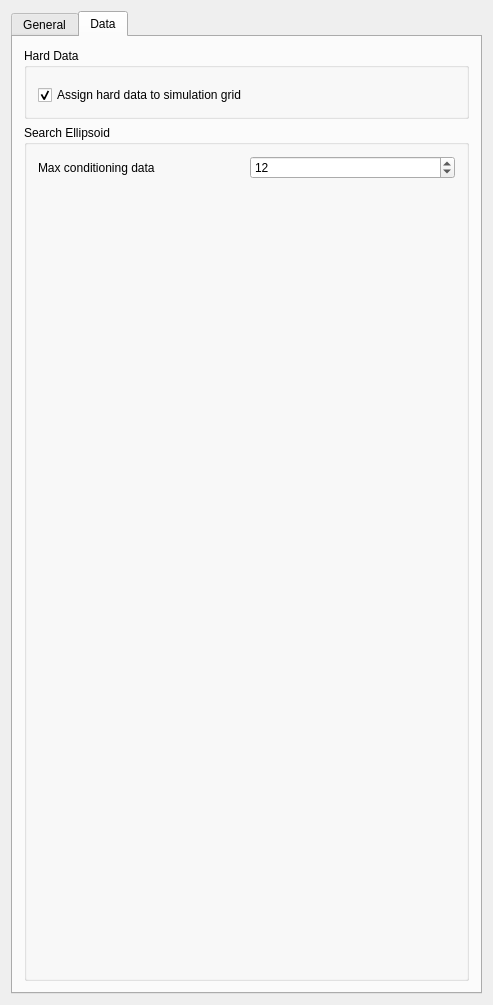
<?xml version="1.0" encoding="UTF-8"?>
<ui version="4.0">
 <class>kernelsim</class>
 <widget class="QWidget" name="kernelsim">
  <property name="geometry">
   <rect>
    <x>0</x>
    <y>0</y>
    <width>493</width>
    <height>1005</height>
   </rect>
  </property>
  <property name="windowTitle">
   <string>category=Simulation description=High order kernel simulation</string>
  </property>
  <property name="whatsThis">
   <string/>
  </property>
  <property name="AlgorithmCategory" stdset="0">
   <string>Simulation</string>
  </property>
  <property name="AlgorithmDescription" stdset="0">
   <string>High Order Simulation</string>
  </property>
  <layout class="QVBoxLayout" name="verticalLayout_6">
   <item>
    <widget class="QTabWidget" name="kernelsim">
     <property name="sizePolicy">
      <sizepolicy hsizetype="Preferred" vsizetype="Preferred">
       <horstretch>0</horstretch>
       <verstretch>0</verstretch>
      </sizepolicy>
     </property>
     <property name="currentIndex">
      <number>1</number>
     </property>
     <widget class="QWidget" name="tab">
      <attribute name="title">
       <string>General</string>
      </attribute>
      <layout class="QGridLayout" name="gridLayout_5">
       <property name="margin">
        <number>0</number>
       </property>
       <item row="0" column="0">
        <widget class="QGroupBox" name="SimulationGrid">
         <property name="maximumSize">
          <size>
           <width>32767</width>
           <height>32767</height>
          </size>
         </property>
         <property name="title">
          <string>Simulation Grid</string>
         </property>
         <layout class="QVBoxLayout">
          <property name="spacing">
           <number>6</number>
          </property>
          <property name="margin">
           <number>11</number>
          </property>
          <item>
           <widget class="QLabel" name="TextLabel1">
            <property name="text">
             <string>Simulation Grid Name</string>
            </property>
            <property name="wordWrap">
             <bool>false</bool>
            </property>
           </widget>
          </item>
          <item>
           <widget class="GridSelector" name="Grid_Name" native="true">
            <property name="toolTip">
             <string>grid on which to perform the simulation</string>
            </property>
           </widget>
          </item>
          <item>
           <widget class="QLabel" name="TextLabel2">
            <property name="text">
             <string>Property Name Prefix</string>
            </property>
            <property name="wordWrap">
             <bool>false</bool>
            </property>
           </widget>
          </item>
          <item>
           <widget class="QLineEdit" name="Property_Name">
            <property name="maximumSize">
             <size>
              <width>32767</width>
              <height>32767</height>
             </size>
            </property>
           </widget>
          </item>
         </layout>
        </widget>
       </item>
       <item row="1" column="0" colspan="2">
        <layout class="QHBoxLayout">
         <property name="spacing">
          <number>6</number>
         </property>
         <property name="margin">
          <number>0</number>
         </property>
         <item>
          <widget class="QLabel" name="TextLabel2_2_2_2">
           <property name="text">
            <string>Nb of realizations</string>
           </property>
           <property name="wordWrap">
            <bool>false</bool>
           </property>
          </widget>
         </item>
         <item>
          <widget class="QSpinBox" name="Nb_Realizations">
           <property name="minimum">
            <number>1</number>
           </property>
           <property name="maximum">
            <number>10000</number>
           </property>
          </widget>
         </item>
        </layout>
       </item>
       <item row="2" column="0">
        <layout class="QHBoxLayout">
         <property name="spacing">
          <number>6</number>
         </property>
         <property name="margin">
          <number>0</number>
         </property>
         <item>
          <widget class="QLabel" name="TextLabel2_2_2_2_2">
           <property name="text">
            <string>Seed</string>
           </property>
           <property name="wordWrap">
            <bool>false</bool>
           </property>
          </widget>
         </item>
         <item>
          <widget class="QSpinBox" name="Seed">
           <property name="maximum">
            <number>99999999</number>
           </property>
           <property name="value">
            <number>14071789</number>
           </property>
          </widget>
         </item>
        </layout>
       </item>
       <item row="3" column="0" colspan="2">
        <widget class="Q3GroupBox" name="SimulationGrid_2">
         <property name="maximumSize">
          <size>
           <width>32767</width>
           <height>160</height>
          </size>
         </property>
         <property name="title">
          <string>Training Image</string>
         </property>
         <layout class="QVBoxLayout" name="_2">
          <property name="spacing">
           <number>6</number>
          </property>
          <property name="margin">
           <number>11</number>
          </property>
          <item>
           <widget class="PropertySelector" name="PropertySelector_Training" native="true"/>
          </item>
         </layout>
        </widget>
       </item>
       <item row="4" column="0" colspan="2">
        <layout class="QHBoxLayout" name="horizontalLayout_3">
         <property name="bottomMargin">
          <number>0</number>
         </property>
         <item>
          <widget class="QLabel" name="label">
           <property name="text">
            <string>Max order of cdf</string>
           </property>
          </widget>
         </item>
         <item>
          <widget class="QSpinBox" name="Maximum_order">
           <property name="minimum">
            <number>1</number>
           </property>
           <property name="maximum">
            <number>50</number>
           </property>
           <property name="value">
            <number>15</number>
           </property>
          </widget>
         </item>
        </layout>
       </item>
       <item row="5" column="0" colspan="2">
        <widget class="QGroupBox" name="groupBox">
         <property name="sizePolicy">
          <sizepolicy hsizetype="Preferred" vsizetype="Preferred">
           <horstretch>0</horstretch>
           <verstretch>0</verstretch>
          </sizepolicy>
         </property>
         <property name="title">
          <string>Value Ranges</string>
         </property>
         <layout class="QVBoxLayout" name="verticalLayout_8">
          <item>
           <layout class="QGridLayout" name="gridLayout">
            <property name="horizontalSpacing">
             <number>30</number>
            </property>
            <property name="bottomMargin">
             <number>0</number>
            </property>
            <item row="3" column="0">
             <widget class="QLabel" name="label_2">
              <property name="text">
               <string>Lower bound value</string>
              </property>
             </widget>
            </item>
            <item row="3" column="1">
             <widget class="QLineEdit" name="Min_value">
              <property name="sizePolicy">
               <sizepolicy hsizetype="Preferred" vsizetype="Fixed">
                <horstretch>0</horstretch>
                <verstretch>0</verstretch>
               </sizepolicy>
              </property>
              <property name="inputMethodHints">
               <set>Qt::ImhFormattedNumbersOnly</set>
              </property>
              <property name="text">
               <string/>
              </property>
             </widget>
            </item>
            <item row="5" column="0">
             <widget class="QLabel" name="label_3">
              <property name="text">
               <string>Upper bound value</string>
              </property>
             </widget>
            </item>
            <item row="5" column="1">
             <widget class="QLineEdit" name="Max_value">
              <property name="sizePolicy">
               <sizepolicy hsizetype="Preferred" vsizetype="Fixed">
                <horstretch>0</horstretch>
                <verstretch>0</verstretch>
               </sizepolicy>
              </property>
              <property name="inputMethodHints">
               <set>Qt::ImhFormattedNumbersOnly</set>
              </property>
             </widget>
            </item>
            <item row="6" column="0">
             <widget class="QLabel" name="label_7">
              <property name="text">
               <string>Angle tolerance</string>
              </property>
             </widget>
            </item>
            <item row="6" column="1">
             <widget class="QLineEdit" name="Angle_tol">
              <property name="text">
               <string>15</string>
              </property>
             </widget>
            </item>
            <item row="7" column="0">
             <widget class="QLabel" name="label_8">
              <property name="text">
               <string>Lag tolerance</string>
              </property>
             </widget>
            </item>
            <item row="7" column="1">
             <widget class="QLineEdit" name="Lag_tol">
              <property name="text">
               <string>5</string>
              </property>
             </widget>
            </item>
            <item row="9" column="0">
             <widget class="QLabel" name="label_9">
              <property name="text">
               <string>Bandwidth Tolerance</string>
              </property>
             </widget>
            </item>
            <item row="9" column="1">
             <widget class="QLineEdit" name="Band_tol">
              <property name="text">
               <string>5</string>
              </property>
             </widget>
            </item>
            <item row="11" column="0">
             <widget class="QLabel" name="label_10">
              <property name="text">
               <string>Number of replicates (TI)</string>
              </property>
             </widget>
            </item>
            <item row="11" column="1">
             <widget class="QLineEdit" name="num_ti_replicate">
              <property name="text">
               <string>1000</string>
              </property>
             </widget>
            </item>
            <item row="13" column="0">
             <widget class="QLabel" name="label_11">
              <property name="text">
               <string>Number of replicates (Hard data)</string>
              </property>
             </widget>
            </item>
            <item row="13" column="1">
             <widget class="QLineEdit" name="num_hd_replicate">
              <property name="text">
               <string>50</string>
              </property>
             </widget>
            </item>
            <item row="14" column="1">
             <widget class="QLineEdit" name="num_prototypes">
              <property name="text">
               <string>100</string>
              </property>
             </widget>
            </item>
            <item row="14" column="0">
             <widget class="QLabel" name="label_5">
              <property name="text">
               <string>Number of prototypes</string>
              </property>
             </widget>
            </item>
            <item row="15" column="0">
             <widget class="QLabel" name="label_6">
              <property name="text">
               <string>Number of selected prototypes</string>
              </property>
             </widget>
            </item>
            <item row="15" column="1">
             <widget class="QLineEdit" name="num_sel_prototypes">
              <property name="text">
               <string>20</string>
              </property>
             </widget>
            </item>
            <item row="16" column="0">
             <widget class="QLabel" name="label_12">
              <property name="text">
               <string>Type of distributions</string>
              </property>
             </widget>
            </item>
            <item row="16" column="1">
             <widget class="QComboBox" name="types_proto_distributions">
              <item>
               <property name="text">
                <string>Gaussian Kernel</string>
               </property>
              </item>
              <item>
               <property name="text">
                <string>Laplacian Kernel</string>
               </property>
              </item>
             </widget>
            </item>
            <item row="18" column="0">
             <widget class="QLabel" name="label_4">
              <property name="text">
               <string>kernel width</string>
              </property>
             </widget>
            </item>
            <item row="18" column="1">
             <widget class="QLineEdit" name="kernel_width">
              <property name="text">
               <string>0.1</string>
              </property>
             </widget>
            </item>
            <item row="20" column="0">
             <widget class="QCheckBox" name="optimize_check">
              <property name="text">
               <string>Optimizing kernel width</string>
              </property>
              <property name="checked">
               <bool>false</bool>
              </property>
             </widget>
            </item>
            <item row="21" column="0">
             <widget class="QLabel" name="label_13">
              <property name="text">
               <string>Maximum iterations</string>
              </property>
             </widget>
            </item>
            <item row="21" column="1">
             <widget class="QLineEdit" name="max_num_iteration">
              <property name="text">
               <string>500</string>
              </property>
             </widget>
            </item>
            <item row="22" column="1">
             <widget class="QLineEdit" name="learning_rate">
              <property name="text">
               <string>0.01</string>
              </property>
             </widget>
            </item>
            <item row="22" column="0">
             <widget class="QLabel" name="label_14">
              <property name="text">
               <string>Learing rate</string>
              </property>
             </widget>
            </item>
            <item row="23" column="1">
             <widget class="QLineEdit" name="sigma_lower_bound">
              <property name="text">
               <string>0.01</string>
              </property>
             </widget>
            </item>
            <item row="24" column="1">
             <widget class="QLineEdit" name="sigma_upper_bound">
              <property name="text">
               <string>0.2</string>
              </property>
             </widget>
            </item>
            <item row="23" column="0">
             <widget class="QLabel" name="label_15">
              <property name="text">
               <string>lower bound of sigma</string>
              </property>
             </widget>
            </item>
            <item row="24" column="0">
             <widget class="QLabel" name="label_16">
              <property name="text">
               <string>upper bound of sigma</string>
              </property>
             </widget>
            </item>
           </layout>
          </item>
         </layout>
        </widget>
       </item>
      </layout>
     </widget>
     <widget class="QWidget" name="tab">
      <attribute name="title">
       <string>Data</string>
      </attribute>
      <layout class="QVBoxLayout" name="verticalLayout_5">
       <item>
        <widget class="QGroupBox" name="GroupBox3">
         <property name="title">
          <string>Hard Data</string>
         </property>
         <layout class="QGridLayout">
          <property name="margin">
           <number>11</number>
          </property>
          <property name="spacing">
           <number>6</number>
          </property>
          <item row="1" column="0">
           <widget class="QCheckBox" name="Assign_Hard_Data">
            <property name="text">
             <string>Assign hard data to simulation grid</string>
            </property>
            <property name="checked">
             <bool>true</bool>
            </property>
           </widget>
          </item>
          <item row="0" column="0">
           <widget class="PropertySelector" name="Hard_Data" native="true"/>
          </item>
         </layout>
        </widget>
       </item>
       <item>
        <widget class="QGroupBox" name="GroupBox9">
         <property name="minimumSize">
          <size>
           <width>0</width>
           <height>0</height>
          </size>
         </property>
         <property name="title">
          <string>Search Ellipsoid</string>
         </property>
         <layout class="QVBoxLayout" name="verticalLayout_2">
          <item>
           <layout class="QHBoxLayout">
            <property name="spacing">
             <number>6</number>
            </property>
            <property name="margin">
             <number>0</number>
            </property>
            <item>
             <widget class="QLabel" name="TextLabel2_2_2_2_3">
              <property name="text">
               <string>Max conditioning data</string>
              </property>
              <property name="wordWrap">
               <bool>false</bool>
              </property>
             </widget>
            </item>
            <item>
             <widget class="QSpinBox" name="Max_Conditioning_Data">
              <property name="minimum">
               <number>0</number>
              </property>
              <property name="maximum">
               <number>20000</number>
              </property>
              <property name="value">
               <number>12</number>
              </property>
             </widget>
            </item>
           </layout>
          </item>
          <item>
           <widget class="EllipsoidInput" name="Search_Ellipsoid" native="true"/>
          </item>
          <item>
           <widget class="AdvancedNeighborhoodInput" name="AdvancedSearch" native="true"/>
          </item>
          <item>
           <spacer name="verticalSpacer_2">
            <property name="orientation">
             <enum>Qt::Vertical</enum>
            </property>
            <property name="sizeHint" stdset="0">
             <size>
              <width>20</width>
              <height>17</height>
             </size>
            </property>
           </spacer>
          </item>
         </layout>
        </widget>
       </item>
      </layout>
     </widget>
    </widget>
   </item>
   <item>
    <layout class="QVBoxLayout" name="verticalLayout_3"/>
   </item>
  </layout>
 </widget>
 <layoutdefault spacing="6" margin="11"/>
 <customwidgets>
  <customwidget>
   <class>Q3GroupBox</class>
   <extends>QGroupBox</extends>
   <header>Qt3Support/Q3GroupBox</header>
   <container>1</container>
  </customwidget>
  <customwidget>
   <class>GridSelector</class>
   <extends>QWidget</extends>
   <header>gridselector.h</header>
   <container>1</container>
  </customwidget>
  <customwidget>
   <class>PropertySelector</class>
   <extends>QWidget</extends>
   <header>propertyselector.h</header>
  </customwidget>
  <customwidget>
   <class>EllipsoidInput</class>
   <extends>QWidget</extends>
   <header>GsTLAppli/extra/qtplugins/ellipsoid_input.h</header>
  </customwidget>
  <customwidget>
   <class>AdvancedNeighborhoodInput</class>
   <extends>QWidget</extends>
   <header>GsTLAppli/extra/qtplugins/neighborhood_filter_input.h</header>
  </customwidget>
 </customwidgets>
 <includes>
  <include location="local">gridselector.h</include>
  <include location="local">gstlgroupbox.h</include>
  <include location="local">kernel_opt_input.h</include>
  <include location="local">gstlgroupbox.h</include>
  <include location="local">singlepropertyselector.h</include>
  <include location="local">propertyselector.h</include>
  <include location="local">ellipsoidinput.h</include>
  <include location="local">gstl_table.h</include>
  <include location="local">gstl_table.h</include>
  <include location="local">gstlgroupbox.h</include>
  <include location="local">nonparamcdfinput.h</include>
  <include location="local">propertyselector.h</include>
  <include location="local">lowertailcdfinput.h</include>
  <include location="local">uppertailcdfinput.h</include>
  <include location="local">variograminput.h</include>
 </includes>
 <resources/>
 <connections/>
 <slots>
  <slot>optimize()</slot>
 </slots>
</ui>
